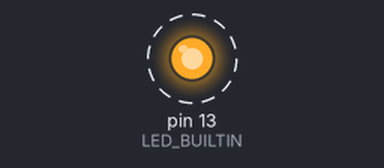
This sketch was run on a simulated Arduino Uno, built with avr-gcc and run on an emulated ATmega328P. Parts: output pins drawn as LEDs (lit = HIGH). Dashed ring = blinking. What the sketch prints to the serial monitor is not drawn.

Above: at 0.2 s.
Timing chart, 0 to 3.0 s (numbered marks = the images above):
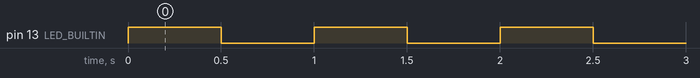

Measured:
- by itself, pin 13 (LED_BUILTIN): alternates HIGH for 0.50 s and LOW for 0.50 s

The sketch:

week_1.ino
```cpp
// C++ code
//
/*
  This program blinks pin 13 of the Arduino (the
  built-in LED)
*/

void setup()
{
  pinMode(LED_BUILTIN, OUTPUT);
  Serial.begin(9600); // open the serial port at 9600 bps:
}

void loop()
{
  Serial.println("tick");
  // turn the LED on (HIGH is the voltage level)
  digitalWrite(LED_BUILTIN, HIGH);
  delay(500); // Wait for 1000 millisecond(s)
  // turn the LED off by making the voltage LOW
  digitalWrite(LED_BUILTIN, LOW);
  delay(500); // Wait for 1000 millisecond(s)
}
```
